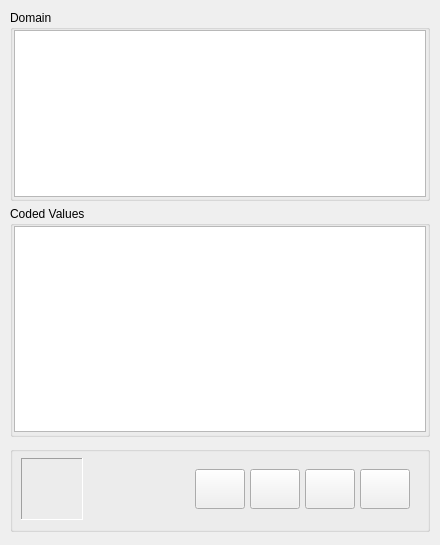
<?xml version="1.0" encoding="UTF-8"?>
<ui version="4.0">
 <class>frmDomain</class>
 <widget class="QMainWindow" name="frmDomain">
  <property name="geometry">
   <rect>
    <x>0</x>
    <y>0</y>
    <width>440</width>
    <height>545</height>
   </rect>
  </property>
  <property name="sizePolicy">
   <sizepolicy hsizetype="Fixed" vsizetype="Fixed">
    <horstretch>0</horstretch>
    <verstretch>0</verstretch>
   </sizepolicy>
  </property>
  <property name="maximumSize">
   <size>
    <width>440</width>
    <height>545</height>
   </size>
  </property>
  <property name="windowTitle">
   <string>Attribute Domain</string>
  </property>
  <property name="windowIcon">
   <iconset resource="../Resources/FormIcons/resources.qrc">
    <normaloff>:/plugins/ElectricSystems/Resources/FormIcons/domain.png</normaloff>:/plugins/ElectricSystems/Resources/FormIcons/domain.png</iconset>
  </property>
  <widget class="QWidget" name="centralwidget">
   <widget class="QGroupBox" name="groupBox">
    <property name="geometry">
     <rect>
      <x>10</x>
      <y>10</y>
      <width>420</width>
      <height>191</height>
     </rect>
    </property>
    <property name="title">
     <string>Domain</string>
    </property>
    <widget class="QTableView" name="dgvDomain">
     <property name="geometry">
      <rect>
       <x>4</x>
       <y>20</y>
       <width>412</width>
       <height>167</height>
      </rect>
     </property>
     <property name="frameShape">
      <enum>QFrame::StyledPanel</enum>
     </property>
     <property name="frameShadow">
      <enum>QFrame::Plain</enum>
     </property>
    </widget>
   </widget>
   <widget class="QGroupBox" name="groupBox_2">
    <property name="geometry">
     <rect>
      <x>10</x>
      <y>206</y>
      <width>420</width>
      <height>231</height>
     </rect>
    </property>
    <property name="title">
     <string>Coded Values</string>
    </property>
    <widget class="QTableView" name="dgvCode">
     <property name="geometry">
      <rect>
       <x>4</x>
       <y>20</y>
       <width>412</width>
       <height>206</height>
      </rect>
     </property>
     <property name="frameShape">
      <enum>QFrame::StyledPanel</enum>
     </property>
     <property name="frameShadow">
      <enum>QFrame::Plain</enum>
     </property>
    </widget>
   </widget>
   <widget class="QGroupBox" name="groupBox_3">
    <property name="geometry">
     <rect>
      <x>10</x>
      <y>446</y>
      <width>420</width>
      <height>86</height>
     </rect>
    </property>
    <property name="sizePolicy">
     <sizepolicy hsizetype="Expanding" vsizetype="Preferred">
      <horstretch>0</horstretch>
      <verstretch>0</verstretch>
     </sizepolicy>
    </property>
    <property name="title">
     <string/>
    </property>
    <property name="flat">
     <bool>false</bool>
    </property>
    <property name="checkable">
     <bool>false</bool>
    </property>
    <property name="checked">
     <bool>false</bool>
    </property>
    <widget class="QFrame" name="frame">
     <property name="geometry">
      <rect>
       <x>11</x>
       <y>12</y>
       <width>62</width>
       <height>62</height>
      </rect>
     </property>
     <property name="styleSheet">
      <string notr="true">image: url(:/plugins/ElectricSystems/Resources/FormIcons/basicnreca.png);</string>
     </property>
     <property name="frameShape">
      <enum>QFrame::Panel</enum>
     </property>
     <property name="frameShadow">
      <enum>QFrame::Sunken</enum>
     </property>
    </widget>
    <widget class="QPushButton" name="cmdDomEdit">
     <property name="geometry">
      <rect>
       <x>185</x>
       <y>23</y>
       <width>50</width>
       <height>40</height>
      </rect>
     </property>
     <property name="toolTip">
      <string>Edit Domain Values</string>
     </property>
     <property name="text">
      <string/>
     </property>
     <property name="icon">
      <iconset resource="../Resources/FormIcons/resources.qrc">
       <normaloff>:/plugins/ElectricSystems/Resources/FormIcons/domainedit.png</normaloff>:/plugins/ElectricSystems/Resources/FormIcons/domainedit.png</iconset>
     </property>
     <property name="iconSize">
      <size>
       <width>32</width>
       <height>32</height>
      </size>
     </property>
    </widget>
    <widget class="QPushButton" name="cmdDomSave">
     <property name="geometry">
      <rect>
       <x>240</x>
       <y>23</y>
       <width>50</width>
       <height>40</height>
      </rect>
     </property>
     <property name="toolTip">
      <string>Save Domain Values</string>
     </property>
     <property name="text">
      <string/>
     </property>
     <property name="icon">
      <iconset resource="../Resources/FormIcons/resources.qrc">
       <normaloff>:/plugins/ElectricSystems/Resources/FormIcons/domainsave.png</normaloff>:/plugins/ElectricSystems/Resources/FormIcons/domainsave.png</iconset>
     </property>
     <property name="iconSize">
      <size>
       <width>32</width>
       <height>32</height>
      </size>
     </property>
    </widget>
    <widget class="QPushButton" name="cmdHelp">
     <property name="geometry">
      <rect>
       <x>295</x>
       <y>23</y>
       <width>50</width>
       <height>40</height>
      </rect>
     </property>
     <property name="toolTip">
      <string>Help</string>
     </property>
     <property name="text">
      <string/>
     </property>
     <property name="icon">
      <iconset resource="../Resources/FormIcons/resources.qrc">
       <normaloff>:/plugins/ElectricSystems/Resources/FormIcons/basichelp.png</normaloff>:/plugins/ElectricSystems/Resources/FormIcons/basichelp.png</iconset>
     </property>
     <property name="iconSize">
      <size>
       <width>32</width>
       <height>32</height>
      </size>
     </property>
    </widget>
    <widget class="QPushButton" name="cmdClose">
     <property name="geometry">
      <rect>
       <x>350</x>
       <y>23</y>
       <width>50</width>
       <height>40</height>
      </rect>
     </property>
     <property name="toolTip">
      <string>Close</string>
     </property>
     <property name="text">
      <string/>
     </property>
     <property name="icon">
      <iconset resource="../Resources/FormIcons/resources.qrc">
       <normaloff>:/plugins/ElectricSystems/Resources/FormIcons/basicexit.png</normaloff>:/plugins/ElectricSystems/Resources/FormIcons/basicexit.png</iconset>
     </property>
     <property name="iconSize">
      <size>
       <width>32</width>
       <height>32</height>
      </size>
     </property>
    </widget>
   </widget>
  </widget>
 </widget>
 <resources>
  <include location="../Resources/FormIcons/resources.qrc"/>
 </resources>
 <connections/>
</ui>
